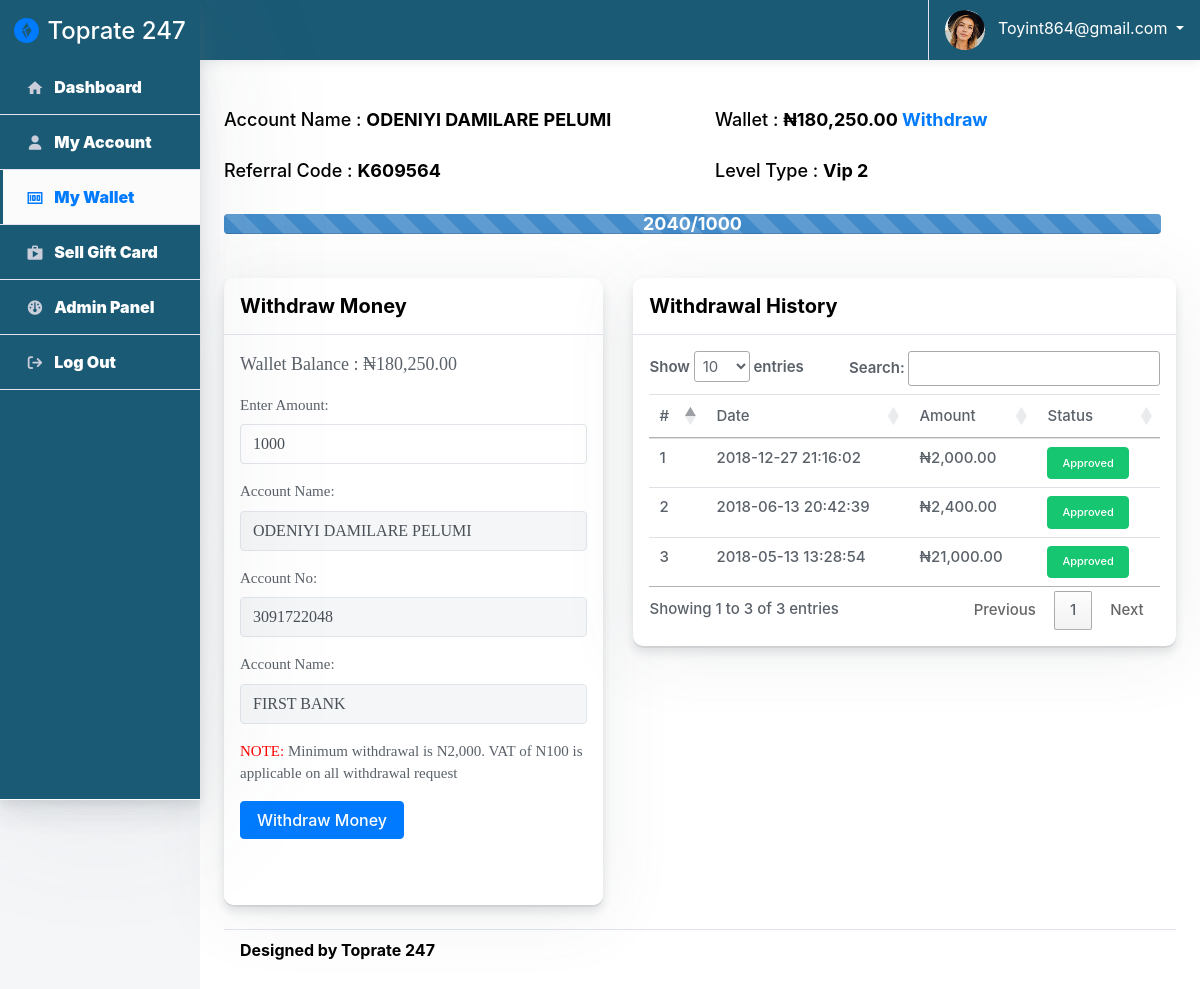
Screenshot of /stores/wallet.php (signed in) with the database file from the repository.
### tables this page shows
CREATE TABLE `client` (
  `id` int(255) NOT NULL,
  `email` varchar(255) NOT NULL,
  `password` varchar(255) NOT NULL,
  `phone` varchar(255) NOT NULL,
  `type` varchar(255) NOT NULL DEFAULT '1' COMMENT 'Member Type: admin, moderator, user',
  `viplevel` varchar(255) NOT NULL DEFAULT '0' COMMENT 'Vip level ',
  `userCode` varchar(255) NOT NULL,
  `registerDate` datetime NOT NULL DEFAULT current_timestamp(),
  `point` varchar(255) NOT NULL DEFAULT '20',
  `blockTransaction` varchar(255) NOT NULL DEFAULT 'NO' COMMENT 'block member from entering market',
  `blockMember` varchar(255) NOT NULL DEFAULT '2',
  `timeLeftVerify` datetime NOT NULL DEFAULT current_timestamp()
);

CREATE TABLE `bankaccount` (
  `bid` int(255) NOT NULL,
  `clientID` varchar(255) NOT NULL,
  `bankName` varchar(255) NOT NULL,
  `accountType` varchar(255) NOT NULL,
  `merchantName` varchar(255) NOT NULL,
  `merchantNo` varchar(255) NOT NULL,
  `nextUpdate` varchar(255) NOT NULL COMMENT 'Available after 15days',
  `blockUpdate` varchar(255) NOT NULL DEFAULT 'YES' COMMENT 'Block user from updating account number '
);

CREATE TABLE `wallet` (
  `id` int(255) NOT NULL,
  `clientID` varchar(255) NOT NULL,
  `amount` varchar(255) NOT NULL DEFAULT '0.00'
);

CREATE TABLE `transactions` (
  `id` int(255) NOT NULL,
  `clientID` varchar(255) NOT NULL,
  `memberType` varchar(255) NOT NULL,
  `images` varchar(255) NOT NULL,
  `amount` varchar(255) NOT NULL COMMENT 'card value',
  `type` varchar(255) NOT NULL COMMENT 'itunes, btc, amazon',
  `status` varchar(255) NOT NULL DEFAULT 'Pending' COMMENT 'Approved, Cancelled',
  `response` varchar(255) NOT NULL,
  `txDateCreated` datetime NOT NULL DEFAULT current_timestamp(),
  `txDateApproved` datetime NOT NULL DEFAULT current_timestamp() ON UPDATE current_timestamp(),
  `dateWithdraw` varchar(255) NOT NULL
);

### config.php (called while the page is built, shortened)
<?php
class Config
{
	public $host = "localhost";
    public $db_name = "toprate";
    public $username = "root";
    public $password = "";
	public function __construct()
    {
        try
        {
            $this->con = new PDO("mysql:host=" . $this->host . ";dbname=" . $this->db_name, $this->username, $this->password);
        }
        catch(PDOException $exception)
        {
            $this->con = null;
            echo "Connection error: " . $exception->getMessage();
			die();
        }
    }
}
?>

### action.php (called while the page is built, shortened)
<?php
	require_once "config.php";
	class Action extends Config
	{
		public function userType($clientID) {
			try {
				$queryRun = $this->con->prepare("select * from client where id='$clientID'");
				$queryRun->execute();
				$queryInfo = $queryRun->fetch(PDO::FETCH_ASSOC);
				$type = $queryInfo["type"];
				return $type;
			}
			catch(PDOException $e) {
				echo $e->getMessage();
			}
		}
		public function vipLevel($clientID) {
			try {
				$queryRun = $this->con->prepare("select * from client where id='$clientID'");
				$queryRun->execute();
				$queryInfo = $queryRun->fetch(PDO::FETCH_ASSOC);
				$viplevel = $queryInfo["viplevel"];
				return $viplevel;
			}
			catch(PDOException $e) {
				echo $e->getMessage();
			}
		}
		public function clientID($username) {
			try {
				$queryRun = $this->con->prepare("select * from client where email='$username'");
				$queryRun->execute();
				$queryInfo = $queryRun->fetch(PDO::FETCH_ASSOC);
				$clientID = $queryInfo["id"];
				return $clientID;
			}
			catch(PDOException $e) {
				echo $e->getMessage();
			}
		}
		public function clientPoint($referredMe) {
			try {
				$queryRun = $this->con->prepare("select * from client where id='$referredMe'");
				$queryRun->execute();
				$queryInfo = $queryRun->fetch(PDO::FETCH_ASSOC);
				$point = $queryInfo["point"];
				return $point;
			}
			catch(PDOException $e) {
				echo $e->getMessage();
			}
		}
		public function userCode($clientID) {
			try {
				$queryRun = $this->con->prepare("select * from client where id='$clientID'");
				$queryRun->execute();
				$queryInfo = $queryRun->fetch(PDO::FETCH_ASSOC);
				$userCode = $queryInfo["userCode"];
				return $userCode;
			}
			catch(PDOException $e) {
				echo $e->getMessage();
			}
		}
		public function clientAccName($clientID) {
			try {
				$queryRun = $this->con->prepare("select * from bankaccount where clientID='$clientID'");
				$queryRun->execute();
				$queryInfo = $queryRun->fetch(PDO::FETCH_ASSOC);
				$merchantName = $queryInfo["merchantName"];
				return $merchantName;
			}
			catch(PDOException $e) {
				echo $e->getMessage();
			}
		}
		public function clientAccNo($clientID) {
			try {
				$queryRun = $this->con->prepare("select * from bankaccount where clientID='$clientID'");
				$queryRun->execute();
				$queryInfo = $queryRun->fetch(PDO::FETCH_ASSOC);
				$merchantNo = $queryInfo["merchantNo"];
				return $merchantNo;
			}
			catch(PDOException $e) {
				echo $e->getMessage();
			}
		}
		public function clientBankName($clientID) {
			try {
				$queryRun = $this->con->prepare("select * from bankaccount where clientID='$clientID'");
				$queryRun->execute();
				$queryInfo = $queryRun->fetch(PDO::FETCH_ASSOC);
				$merchantNo = $queryInfo["bankName"];
				return $merchantNo;
			}
			catch(PDOException $e) {
				echo $e->getMessage();
			}
		}
		public function clientBlc($clientID) {
			try {
				$queryRun = $this->con->prepare("select * from wallet where clientID='$clientID'");
				$queryRun->execute();
				$queryInfo = $queryRun->fetch(PDO::FETCH_ASSOC);
				$amount = $queryInfo["amount"];
				return $amount;
			}
			catch(PDOException $e) {
				echo $e->getMessage();
			}
		}
                    ?>
				<?php
		public function query($query)
		{
			$query = $this->con->prepare($query);
			return $query;
		}
		?><?php  echo "Page:   $page  - ";  if($this->PERPAGE_LIMIT * $page > $count) { echo $count; } else { echo $this->PERPAGE_LIMIT * $page; } ?> <?php echo ' out of '. $count  . ' ' . $output;
	}
?>

### stores/wallet.php (the view, shortened to what this page needs)
<?php
require "../action.php"; $action = new Action();
$username = $_SESSION["username"];
$clientID = $action->clientID($username);
    ?>
<!doctype html>
<html class="no-js h-100" lang="en">
  <head>
    <link href="https://use.fontawesome.com/releases/v5.0.6/css/all.css" rel="stylesheet">
	<link rel="stylesheet" href="//cdn.datatables.net/1.10.19/css/jquery.dataTables.min.css" />
    <link rel="stylesheet" href="https://stackpath.bootstrapcdn.com/bootstrap/4.1.3/css/bootstrap.min.css">
    <link rel="stylesheet" id="main-stylesheet" data-version="1.1.0" href="styles/shards-dashboards.1.1.0.min.css">
    <link rel="stylesheet" href="styles/extras.1.1.0.min.css">
    <link rel="stylesheet" href="styles/styles.css">
	<link rel="stylesheet" href="https://use.fontawesome.com/0acf54d04e.css">
  </head>
  <body class="h-100">
    <div class="container-fluid">
      <div class="row">
        <aside class="main-sidebar col-12 col-md-3 col-lg-2 px-0">
          <div class="main-navbar">
            <nav class="navbar align-items-stretch navbar-light bg-white flex-md-nowrap border-bottom p-0">
              <a class="navbar-brand w-100 mr-0" href="dashboard" style="line-height: 25px;">
                <div class="d-table m-auto">
                  <img id="main-logo" class="d-inline-block align-top mr-1" style="max-width: 25px;" src="images/shards-dashboards-logo.svg" alt="Shards Dashboard">
                  <span class="d-none d-md-inline ml-1">Toprate 247</span>
                </div>
              </a>
            </nav>
          </div>
			<div class="nav-wrapper">
				<ul class="nav flex-column">
				  <li class="nav-item">
					<a class="nav-link" href="dashboard">
					  <i class="material-icons">home</i>
					  <span>Dashboard</span>
					</a>
				  </li>
				  <li class="nav-item">
					<a class="nav-link" href="userAccount">
					  <i class="fa fa-user"></i>
					  <span>My Account</span>
					</a>
				  </li>
				  <li class="nav-item">
					<a class="nav-link active" href="wallet">
					  <i class="material-icons">money</i>
					  <span>My Wallet</span>
					</a>
				  </li>
				  <li class="nav-item">
					<a class="nav-link " href="market">
					  <i class="material-icons">shop</i>
					  <span>Sell Gift Card</span>
					</a>
				  </li>
				  <?php if($action->userType($clientID) == 2 || $action->userType($clientID) == 3) { ?>
					  <li class="nav-item">
						<a class="nav-link " href="store">
						  <i class="fa fa-dashboard"></i>
						  <span>Admin Panel</span>
						</a>
					  </li>
				  <?php } ?>
				  <li class="nav-item">
					<a class="nav-link " href="logout">
					  <i class="fa fa-sign-out"></i>
					  <span>Log Out</span>
					</a>
				  </li>
				</ul>
			</div>
        </aside>
        <main class="main-content col-lg-10 col-md-9 col-sm-12 p-0 offset-lg-2 offset-md-3" style="background: #fff">
          <div class="main-navbar sticky-top bg-white">
            <nav class="navbar align-items-stretch navbar-light flex-md-nowrap p-0">
              <ul class="navbar-nav border-left flex-row ">
                <li class="nav-item dropdown">
                  <a class="nav-link dropdown-toggle text-nowrap px-3" data-toggle="dropdown" href="#" role="button" aria-haspopup="true" aria-expanded="false">
                    <img class="user-avatar rounded-circle mr-2" src="images/avatars/0.jpg" alt="User Avatar">
                    <span class="d-none d-md-inline-block"><?php echo ucfirst($username);?></span>
                  </a>
                </li>
              </ul>
            </nav>
          </div>
          <div class="main-content-container container-fluid px-4">
            <?php require "userhead.php";?>
            <div class="row">
				<div class="col-lg-5">
                <div class="card card-small mb-4">
                  <div class="card-header border-bottom">
                    <h6 class="m-0">Withdraw Money</h6>
                  </div>
                  <ul class="list-group list-group-flush">
                    <li class="list-group-item p-3">
                      <div class="row">
                        <div class="col">
                          <form method="post">
                            <div class="form-row">
                              <div class="form-group col-md-12" style="font-size: 18px">
                                Wallet Balance : &#8358;<?php echo number_format($action->clientBlc($clientID), 2);?>
							  </div>
                            </div>
                            <div class="form-row">
                              <div class="form-group col-md-12">
                                <label for="amntWithdraw"><b>Enter Amount:</b></label>
                                <input class="form-control input-lg" type="number" placeholder="Enter amount to withdraw e.g 50050" min="1000" value="1000" step="10" name="amntWithdraw" id="amntWithdraw" autofocus required> </div>
                            </div>
                            <div class="form-row">
                              <div class="form-group col-md-12">
                                <label for="reNewPass"><b>Account Name:</b></label>
                                <input class="form-control input-lg" value="<?php echo $action->clientAccName($clientID);?>" disabled>
								</div>
                            </div>
                            <div class="form-row">
                              <div class="form-group col-md-12">
                                <label for="reNewPass"><b>Account No:</b></label>
                                <input class="form-control input-lg" value="<?php echo $action->clientAccNo($clientID);?>" disabled>
								</div>
                            </div>
                            <div class="form-row">
                              <div class="form-group col-md-12">
                                <label for="reNewPass"><b>Account Name:</b></label>
                                <input class="form-control input-lg" value="<?php echo $action->clientBankName($clientID);?>" disabled>
								</div>
                            </div>
							<div class="form-row">
								<div class="form-group col-md-12">
									<font color='red'><b>NOTE:</b></font> Minimum withdrawal is N2,000. VAT of N100 is applicable on all withdrawal request<br>
								</div>
							</div>
                            <button type="submit" class="btn btn-accent" id="compltWithdraw" name="compltWithdraw" onclick="return confirm('Withdraw money')">
								<b>Withdraw Money</b>
							</button> <p>&nbsp;&nbsp;&nbsp;&nbsp;&nbsp;&nbsp;</p>
                          </form>
                        </div>
                      </div>
                    </li>
                  </ul>
                </div>
              </div>
				<div class="col-lg-7">
					<div class="card card-small mb-4">
					  <div class="card-header border-bottom">
						<h6 class="m-0">Withdrawal History</h6>
					  </div>
						<div class="row" style="padding: 3%">
							<div class="col-md-12">
								<div class="table-responsive">
									<table class="table" id="example" style="margin-top: 10%">
										<thead>
											<tr>
												<td>#</td>
												<td>Date</td>
												<td>Amount</td>
												<td>Status</td>
											</tr>
										</thead>
											<tr>
											<?php
								$queryRun = $action->query("select * from transactions where clientID='$clientID' and type='withdraw' order by id desc limit 10");
								$queryRun->execute();
								for($i=1; $i<=$queryRun->rowCount(); $i++){
									$queryInfo = $queryRun->fetch(PDO::FETCH_ASSOC);
									$response = json_decode($queryInfo["response"], true);
									$amountNaira = $response["amountNaira"]? $response["amountNaira"]:0;
									$txDateCreated = $queryInfo["txDateCreated"];
									$status = $queryInfo["status"];
									if($status == "Pending" && $trans_type=="withdraw") {
										$btnStatus = "<div class='btn btn-danger btn-sm'><b>Processing</b></div>";
									} else if($status == "Approved" && $trans_type=="withdraw") {
										$btnStatus = "<div class='btn btn-success btn-sm'><b>Payment Completed</b></div>";
									} else if($status == "Pending") {
										$btnStatus = "<div class='btn btn-info btn-sm'><b>In Progress</b></div>";
									} else if($status == "Approved") {
										$btnStatus = "<div class='btn btn-success btn-sm'><b>Approved</b></div>";
									}  else if($status == "Cancelled") {
										$btnStatus = "<div class='btn btn-danger btn-sm'><b>Cancelled</b></div>";
									} ?>
									<td><?php echo $i;?></td>
									<td><?php echo $txDateCreated;?></td>
									<td>&#8358;<?php echo number_format($amountNaira, 2);?></td>
									<td><?php echo $btnStatus;?></td>
								</tr>
								<?php } ?>
									</table>
								</div>
							</div>
						</div>
					</div>
				</div>
          </div>
		  <?php require "foot.php";?>
        </main>
      </div>
    </div>
  </body>
</html>

### stores/userhead.php
<div class="row" style="margin-top: 4%">
	<div class="col-sm-6 mb-4" style="margin-top: 0.8%; margin-bottom: 10px; color: #000; font-size: 18px; font-weight: bold">
		<b>Account Name : </b> <?php echo $action->clientAccName($clientID);?>
	</div>
	<div class="col-sm-6 mb-4" style="margin-top: 0.8%; margin-bottom: 10px; color: #000; font-size: 18px; font-weight: bold">
		<b>Wallet : </b> &#8358;<?php echo number_format($action->clientBlc($clientID), 2);?> <a href="wallet">Withdraw</a>
	</div>
	<div class="col-sm-6 mb-4" style="margin-bottom: 10px; color: #000; font-size: 18px; font-weight: bold">
		<b>Referral Code : </b> <?php echo $action->userCode($clientID);?>
	</div>
	<div class="col-sm-6 mb-4" style="margin-bottom: 10px; color: #000; font-size: 18px; font-weight: bold">
		<b>Level Type : </b> Vip <?php echo $action->vipLevel($clientID);?>
	</div>
</div>
<div class="row">
	<div class="col-md-12 mb-4">
		<div class="progress" style="margin-right: 15px">
			<div class="progress-bar progress-bar-striped active" role="progressbar" aria-valuenow="<?php echo $action->clientPoint($clientID);?>" aria-valuemin="0" aria-valuemax="100" style="width:<?php echo $action->clientPoint($clientID);?>%">
				<?php echo $action->clientPoint($clientID) * 10;?>/1000
			  </div>
		</div>
	</div>
</div>

### rows the page displays
client: id.merchantName "ODENIYI DAMILARE PELUMI", id.amount "180,250.00", $action->userCode($clientID) "K609564", $action->vipLevel($clientID) "2", $action->clientPoint($clientID) * 10 "2040", id.merchantNo "3091722048", id.bankName "FIRST BANK"
transactions: txDateCreated "2018-12-27 21:16:02", amountNaira "2,000.00", status "Approved"
transactions: txDateCreated "2018-06-13 20:42:39", amountNaira "2,400.00", status "Approved"
transactions: txDateCreated "2018-05-13 13:28:54", amountNaira "21,000.00", status "Approved"

### other values shown
$username "Toyint864@gmail.com"
